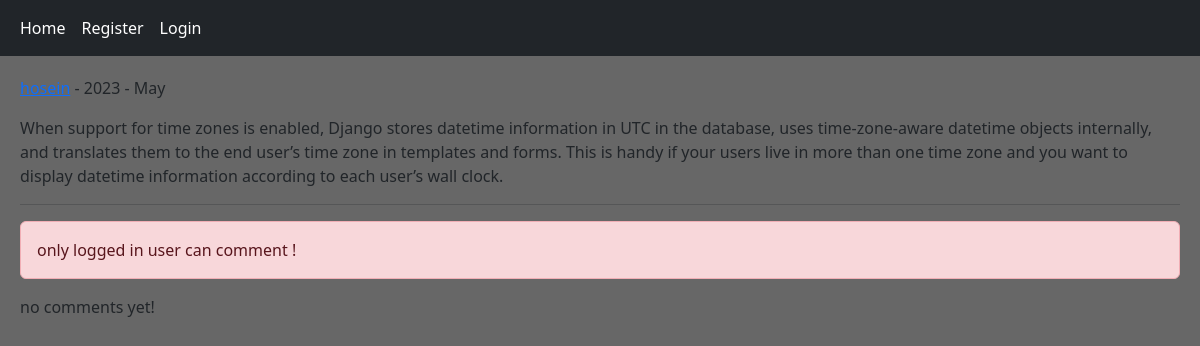
Before: /post/2/when-support-for-time-zones-is-enabled-django-stor/ with the older database file.
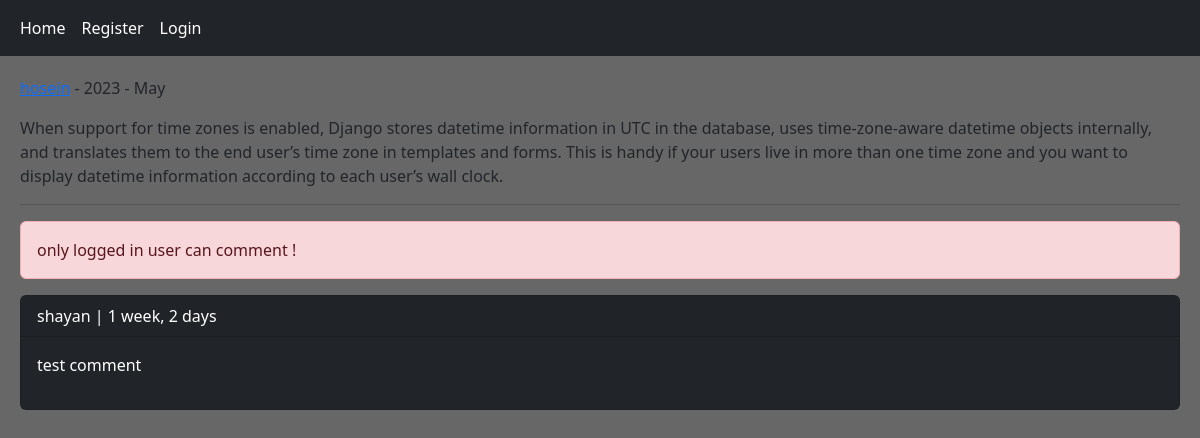
After: the same page with the newer database file.
### home/models.py (models this page shows, shortened)
class Comment(models.Model):
    user    = models.ForeignKey(User, on_delete=models.CASCADE, related_name='ucomments')
    post    = models.ForeignKey(Post, on_delete=models.CASCADE, related_name='pcomments')
    reply   = models.ForeignKey('Comment', on_delete=models.CASCADE, related_name='rcomments', blank=True, null=True)
    is_reply= models.BooleanField(default=False)
    body    = models.TextField(max_length=400)
    created = models.DateTimeField(auto_now_add=True)

### home/views.py (the view, shortened to what this page needs)
# urls.py: path('post/<int:post_id>/<slug:post_slug>/',    views.PostDetailView.as_view(),     name='detail'),
class PostDetailView(View):
    form_class          = CommentCreateForm
    form_class_reply    = CommentReplyForm
    def setup(self, request, *args, **kwargs):
        self.post_instance = get_object_or_404(Post, pk=kwargs['post_id'], slug=kwargs['post_slug'])
        return super().setup(request, *args, **kwargs)
    def get(self, request, *args, **kwargs):
        comment     = self.post_instance.pcomments.filter(is_reply=False)
        can_like    = False
        if request.user.is_authenticated and self.post_instance.user_can_like(request.user):
            can_like = True
        return render(request, 'home/detail.html', {'post':self.post_instance,  'comments':comment,
                                                    'form':self.form_class,     'reply_form':self.form_class_reply,
                                                    'can_like': can_like,           })

### home/templates/home/detail.html (shortened to what this page needs)
{% extends 'base.html' %}
{% block content %}
<p> <a href="{% url 'account:profile' post.user.id %}">{{ post.user.username }}</a> - {{ post.updated|date:"Y - M" }}</p>
<p> {{post.body}} </p><hr/>
    {% if request.user.is_authenticated %}
    <a href="{% url 'home:post_like' post.id %}" class='{% if can_like %} disabled {% endif %}btn btn-primary col-md-2'>Like {{post.likes_count}} </a>
    <form action="" method="post">
        {% csrf_token %}
        {{ form.as_p }}
    <input type="submit" value="Send">
    </form> <br/>
    {% else %}
    <p class='alert alert-danger'> only logged in user can comment !</p>
    {% endif %}
    {% for comment in comments %}
    <div class='card bg-dark text-white' >
        <p class='card-header'> {{ comment.user }} | {{ comment.created|timesince }}</p>
        <p class='card-body'> {{ comment.body }} </p>
    </div> <br/>
    {% empty %}
    <p> no comments yet! </p>
    {% endfor %}
{% endblock content %}

Changed rows visible on the page:
added Comment: user "shayan", created "1 week, 2 days", body "test comment"
Other visible differences:
text no longer shown: "no comments yet!"
